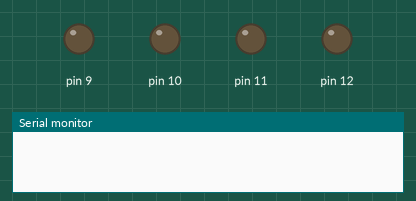
Recording of a sketch running on a simulated Arduino Uno, built with avr-gcc and run on an emulated ATmega328P. Parts: output pins drawn as LEDs (lit = HIGH), the last lines printed to the serial monitor.

Above: at 0.05 s.
At 0.75 s:
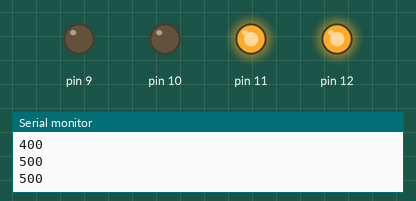
At 1.45 s:
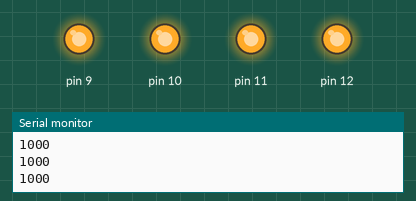
At 2.15 s:
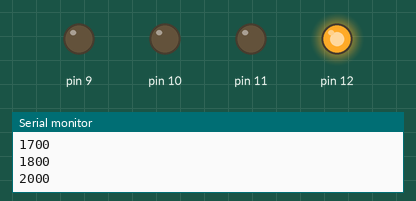
At 2.85 s:
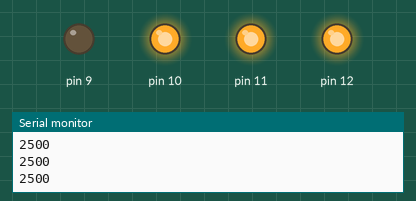
Timing chart, 0 to 3.1 s (numbered marks = the images above):
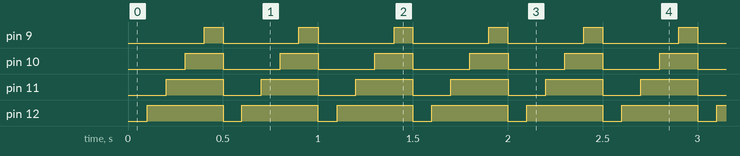

The sketch:

week_8_class_example.ino
```cpp
#include "BlinkyLed.h"

BlinkyLed b1(12, 100, 400);
BlinkyLed b2(11, 200, 300);
BlinkyLed b3(10, 300, 200);
BlinkyLed b4(9, 400, 100);
void setup() {
  Serial.begin(9600);
}

void loop() {
  b1.updateLed();
  b2.updateLed();
  b3.updateLed();
  b4.updateLed();
}
```

BlinkyLed.cpp
```cpp
#include "Arduino.h"
#include "BlinkyLed.h"

BlinkyLed::BlinkyLed(int _pin, int _blinkHIGHLength, int _blinkLOWLength)
{
  pin = _pin;

  pinMode(pin, OUTPUT);

  blinkHIGHLength = _blinkHIGHLength;
  blinkLOWLength = _blinkLOWLength;
  lastBlink = 0;
  blinkState = LOW;
}

void BlinkyLed::updateLed()
{
  if (millis() >= lastBlink + blinkHIGHLength && blinkState == LOW) {

    Serial.println(lastBlink);

    lastBlink = millis();

    if (blinkState == LOW) {
      blinkState = HIGH;
    }

    digitalWrite(pin, blinkState);
  }
  if (millis() >= lastBlink + blinkLOWLength && blinkState == HIGH) {

    Serial.println(lastBlink);

    lastBlink = millis();

    if (blinkState == HIGH) {
      blinkState = LOW;
    }

    digitalWrite(pin, blinkState);
  }


}
```

BlinkyLed.h
```cpp
#include "Arduino.h"

class BlinkyLed
{
  public:
    BlinkyLed(int _pin, int _blinkHIGHLength, int _blinkLOWLength);
    void updateLed();

    byte pin;
    int blinkHIGHLength;
    int blinkLOWLength;
    bool blinkState;
    unsigned long lastBlink;

    private:
};
```

Measured:
- by itself, pin 9: alternates HIGH for 0.10 s and LOW for 0.40 s
- by itself, pin 10: alternates HIGH for 0.20 s and LOW for 0.30 s
- by itself, pin 11: alternates HIGH for 0.30 s and LOW for 0.20 s
- by itself, pin 12: alternates HIGH for 0.40 s and LOW for 0.10 s
